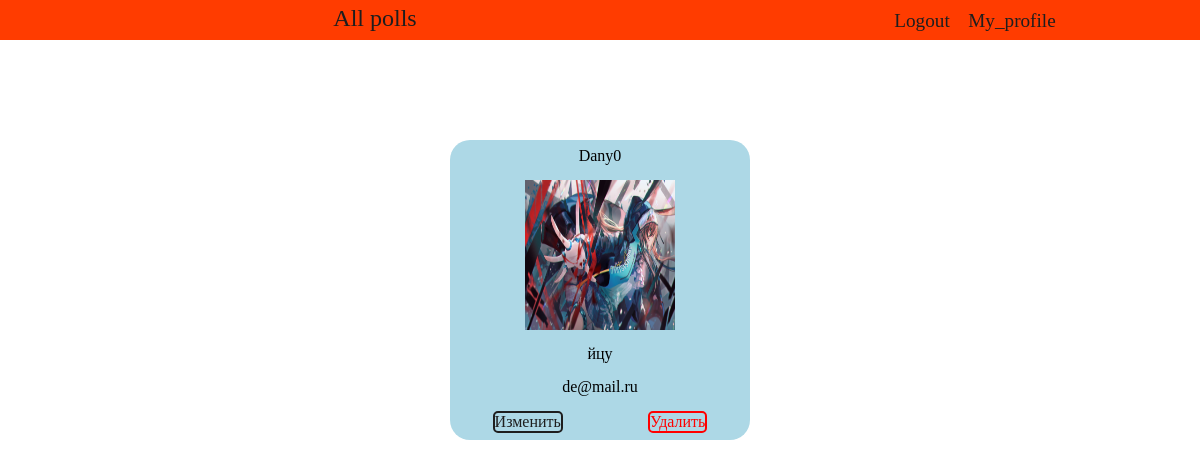
Screenshot of /polls/myProfile/ (signed in) with the database file from the repository.
### polls/models.py (models this page shows, shortened)
class User(AbstractBaseUser, PermissionsMixin):
    id = models.AutoField(primary_key=True, unique=True)
    full_name = models.CharField(max_length=50, help_text="Напишите ФИО")
    username = models.CharField(max_length=50, unique=True)
    password = models.CharField(max_length=200)
    email = models.EmailField(unique=True, max_length=254)
    is_staff = models.BooleanField(default=False)
    avatar = models.ImageField(null=True, upload_to="images/profile")
    USERNAME_FIELD = 'username'  # Идентификатор для обращения
    REQUIRED_FIELDS = ['email']  # Список имён полей для Superuser
    objects = UserManager()

### polls/views.py (the view)
@login_required
def my_profile(request):
    current_user = request.user
    return render(request, 'usermanagment/my_profile.html', {'user': current_user})

### polls/templates/usermanagment/my_profile.html (shortened to what this page needs)
{% extends 'basic.html' %}
{% block content %}
    <div id="my_profile_div">
        <p>{{ user.username }}</p>
        <img src="{{ user.avatar.url }}" alt="img" width="150" height="150">
        <p>{{ user.full_name }}</p>
        <p>{{ user.email }}</p>
        <div id="profile_buttons">
            <a href="{% url 'user_update' %}" class="profile_buttons">Изменить</a>
            <a href="{% url 'user_delete' %}" class="profile_buttons">Удалить</a>
        </div>
    </div>
{% endblock %}

### polls/static/style.css (style rules this page uses)
* { margin: 0; padding: 0; }
#my_profile_div { display: flex; flex-direction: column; align-items: center; justify-content: space-around; width: 300px; height: 300px; background: lightblue; margin: auto; margin-top: 100px; border-radius: 20px; }
#profile_buttons { display: flex; width: 100%; justify-content: space-around; }
#profile_buttons > a:nth-child(2) { border: 2px solid red; border-radius: 5px; color: red; text-decoration: none; }
#profile_buttons > a:nth-child(1) { border: 2px solid rgb(30,30,30); border-radius: 5px; color: rgb(30,30,30); text-decoration: none; }

### rows the page displays
User: username "Dany0", avatar (picture), full_name "йцу", email "de@mail.ru"
